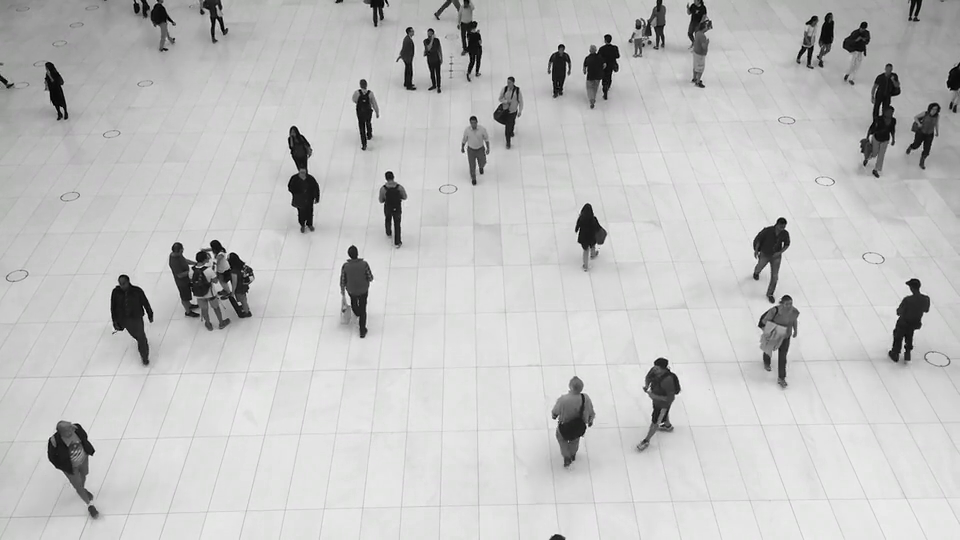
#> input picture frame 34 of OpenCV/Project/Detect FullBody/6387-191695740_small.mp4, 960 x 540 px
$ python Code.py
#> lines starting #> are read from the running program, lines starting #| are printed output that depends on the picture; after the words box and inside, x2 and y2 are one past the last pixel; in counts of white or black regions, pixels touching at a corner belong together

import cv2


# load the video file

cap = cv2.VideoCapture(r"D:\Project Python AI\OpenCV\Project\Detect FullBody\6387-191695740_small.mp4")

#load  the pre trainedd


body_cascade = cv2.CascadeClassifier(cv2.data.haarcascades + "haarcascade_fullbody.xml")

min_size = (30, 60)

while True:
    ret, frame = cap.read()
#> frame is the input picture: shape (540, 960, 3); mean B, G, R 193.4, 193.8, 193.5

    if not ret:
        print("Không tìm thấy")
        break

    # resize frame
    frame_resized = cv2.resize(frame, (640, 480))
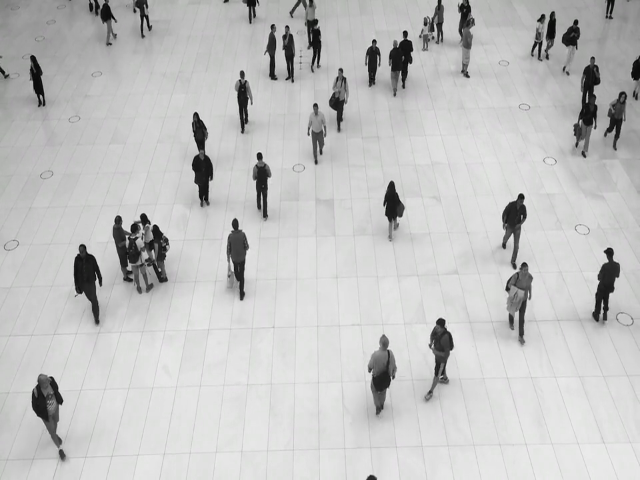
#> frame_resized: shape (480, 640, 3); mean B, G, R 193.3, 193.7, 193.4

    # convert to gray
    gray_frame = cv2.cvtColor(frame_resized, cv2.COLOR_BGR2GRAY)

    # reduce noise giảm nhiễu
    gray_blurred = cv2.GaussianBlur(gray_frame, (5, 5), 0)

    # detect human in the frame
    bodies = body_cascade.detectMultiScale(gray_blurred, scaleFactor=1.05, minNeighbors=4, minSize=min_size)
#> bodies = [[355, 30, 33, 65], [371, 170, 39, 78], [357, 340, 42, 84], [296, 90, 41, 82], [378, 27, 39, 79], [107, 220, 41, 83], [417, 303, 44, 89], [483, 226, 63, 125], [182, 101, 111, 222]]

    for x, y, w, h in bodies:
        cv2.rectangle(frame, (x,y) , (x + w, y + h), (0, 255, 0), 3)
#> this loop made 9 passes
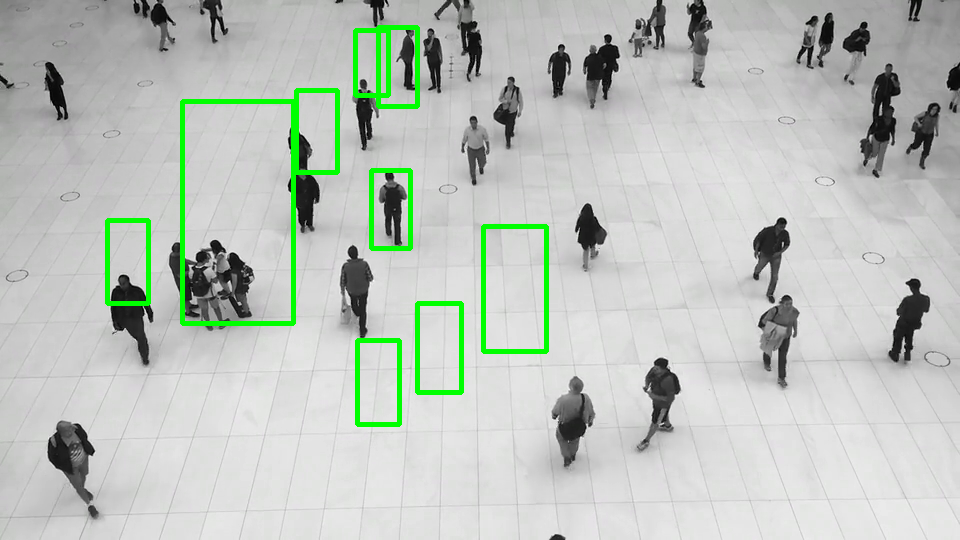
#> frame: shape (540, 960, 3); 2.56% of pixels changed, all inside (x1, y1, x2, y2) = (105, 25, 549, 427)

    cv2.imshow("Detect Body", frame)

    if cv2.waitKey(1) & 0xff == ord('q'):
#> (key q is pressed here)
        break
cap.release()
cv2.destroyAllWindows()

$ run again, starting later in the video
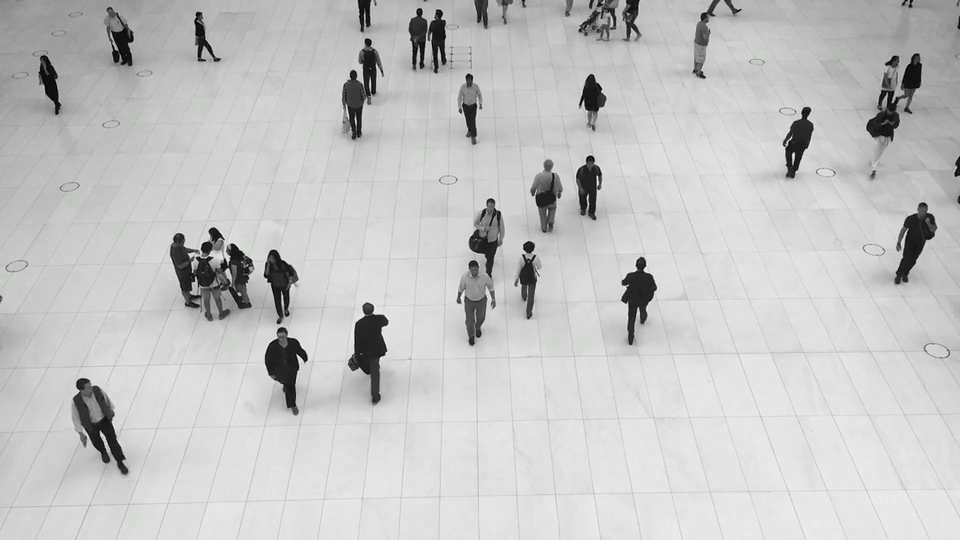
#> input picture frame 153 of OpenCV/Project/Detect FullBody/6387-191695740_small.mp4, 960 x 540 px
#> frame is the input picture: shape (540, 960, 3); mean B, G, R 196.3, 196.9, 196.5
#> `frame_resized = cv2.resize(frame, (640, 480))`:
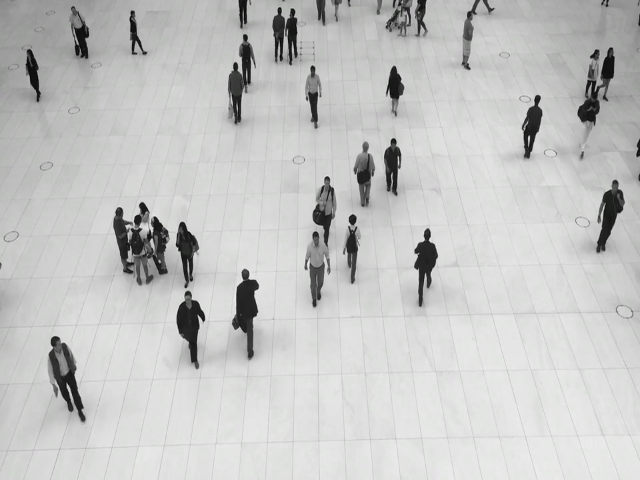
#> frame_resized: shape (480, 640, 3); mean B, G, R 196.2, 196.8, 196.4
#> bodies = [[376, 56, 34, 68], [511, 100, 33, 66], [373, 130, 35, 70], [345, 139, 36, 72], [334, 220, 35, 69], [293, 228, 44, 87], [402, 221, 42, 85], [293, 55, 40, 80], [166, 210, 40, 79], [165, 276, 48, 96]]
#> the loop `for x, y, w, h in bodies:` made 10 passes
#> after the loop `for x, y, w, h in bodies:`:
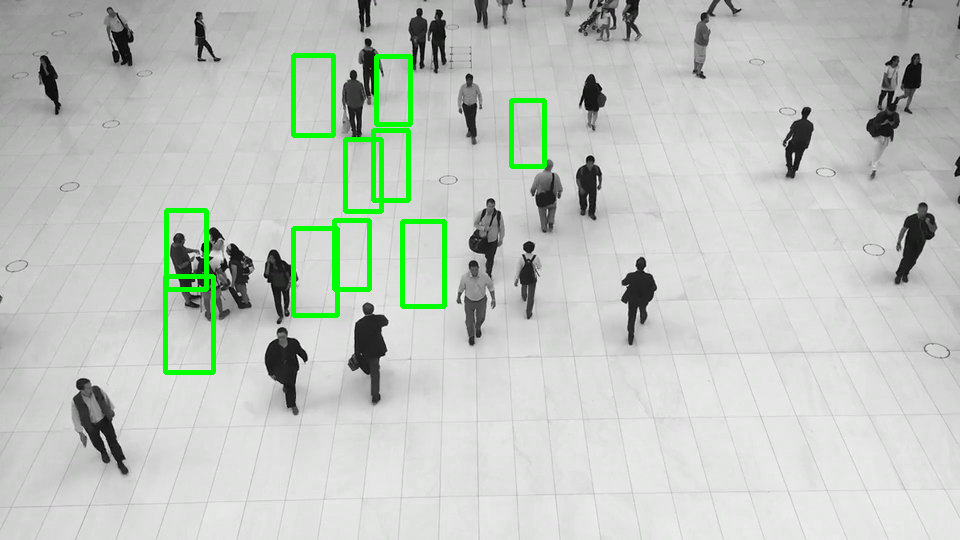
#> frame: shape (540, 960, 3); 2.15% of pixels changed, all inside (x1, y1, x2, y2) = (163, 53, 547, 375)

$ run again, starting later in the video
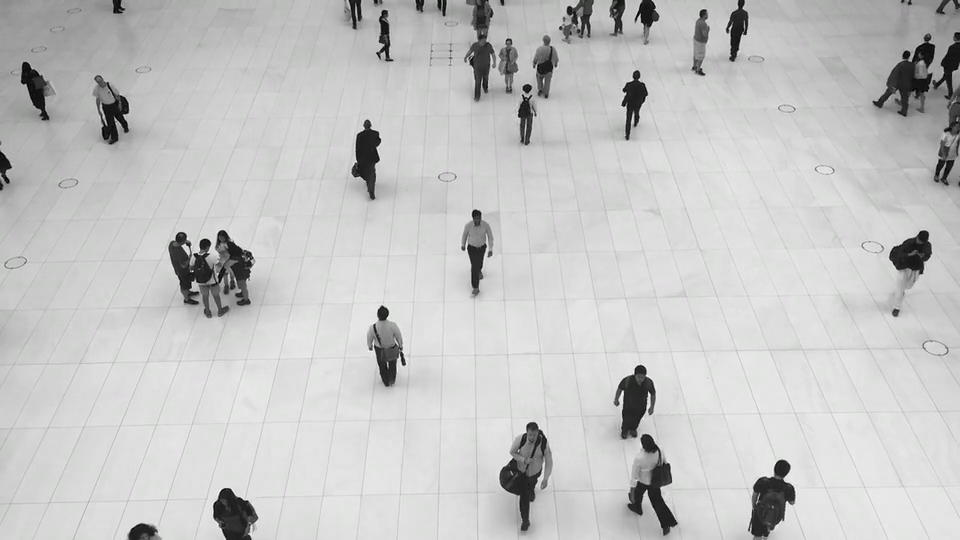
#> input picture frame 272 of OpenCV/Project/Detect FullBody/6387-191695740_small.mp4, 960 x 540 px
#> frame is the input picture: shape (540, 960, 3); mean B, G, R 196.9, 197.4, 197.1
#> `frame_resized = cv2.resize(frame, (640, 480))`:
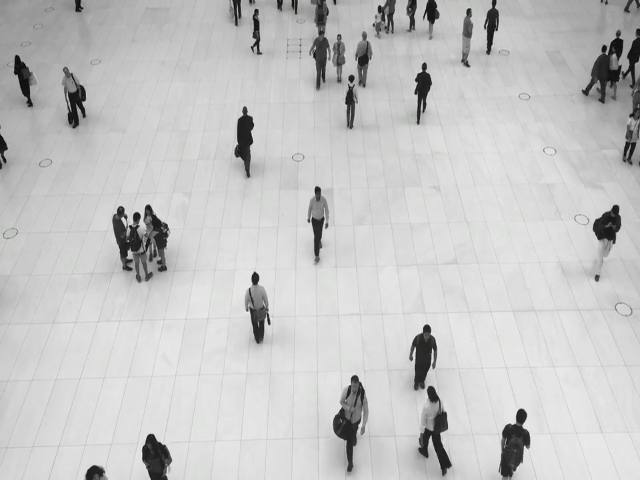
#> frame_resized: shape (480, 640, 3); mean B, G, R 196.8, 197.3, 197
#> bodies = [[403, 54, 35, 70], [324, 40, 50, 100], [235, 271, 42, 84], [584, 39, 38, 76], [300, 18, 39, 78], [53, 57, 40, 80], [291, 169, 51, 102], [322, 379, 51, 101]]
#> the loop `for x, y, w, h in bodies:` made 8 passes
#> after the loop `for x, y, w, h in bodies:`:
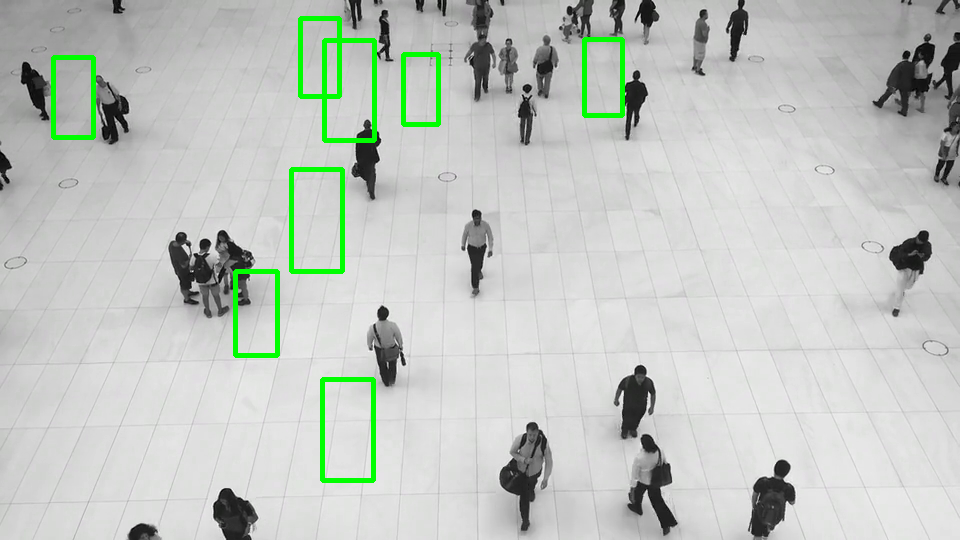
#> frame: shape (540, 960, 3); 1.97% of pixels changed, all inside (x1, y1, x2, y2) = (51, 16, 625, 483)
